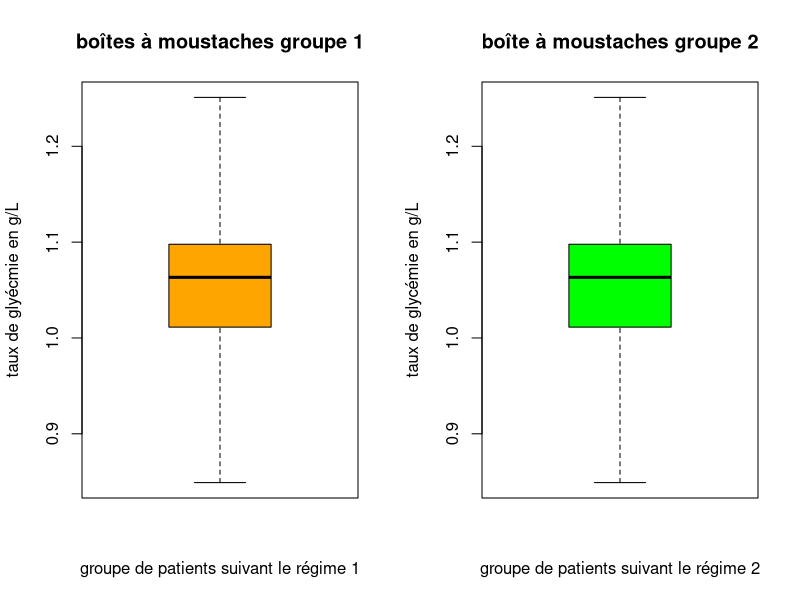
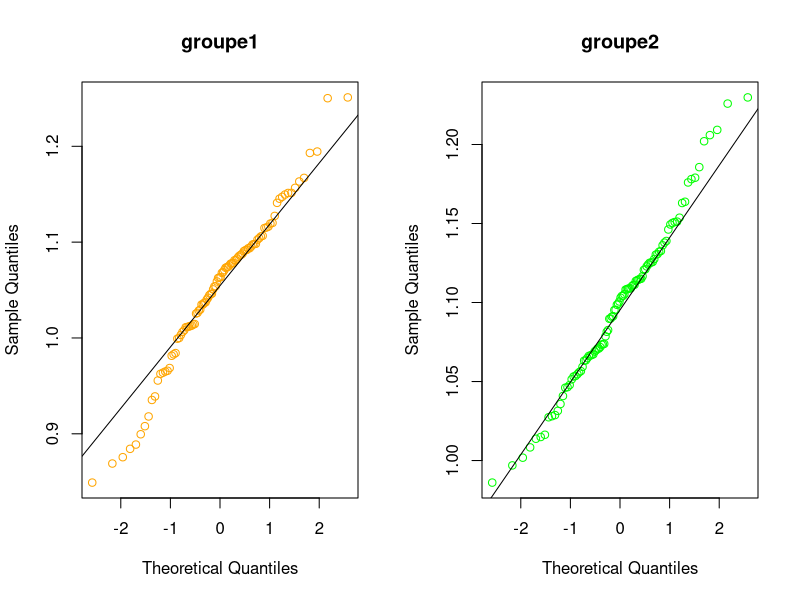
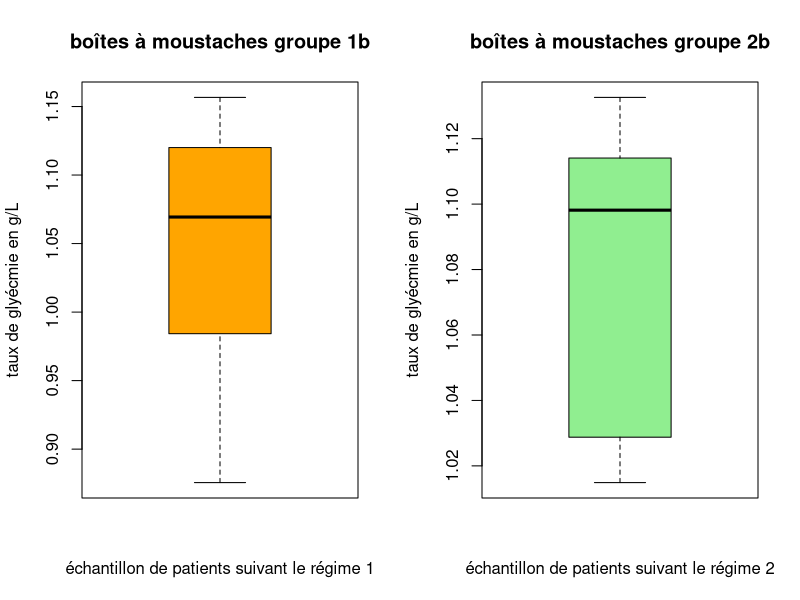
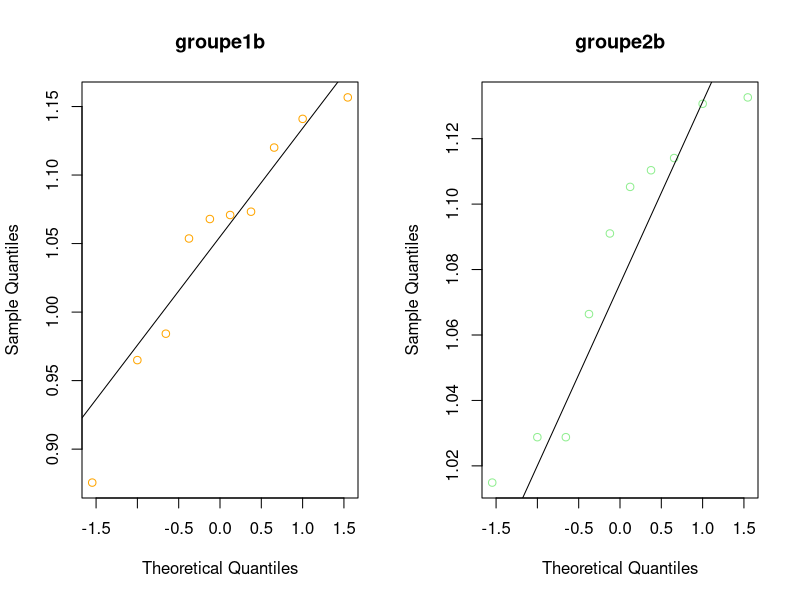

Source code (R) for these figures, in order:
## ---- chunk 1
knitr::opts_chunk$set(echo = TRUE)
## ---- chunk 2
setwd("/Users/tasnim/Desktop/M1 InfoMed/Mini-projets(R)/(1)")
diabete <- read.table("diabete.txt")
summary(diabete)
## ---- chunk 3
library(prettyR)
describe(diabete, num.desc=c("sd"))
## ---- chunk 4
par(mfrow=c(1,2))
boxplot (diabete$groupe1, range = 0,col="orange", ylab="taux de glyécmie en g/L", xlab="groupe de patients suivant le régime 1", main="boîtes à moustaches groupe 1")
boxplot(diabete$groupe1, range=0, col="green",ylab="taux de glycémie en g/L", xlab="groupe de patients suivant le régime 2",main="boîte à moustaches groupe 2")
## ---- chunk 5
diff <- round(mean(diabete$groupe2)- mean(diabete$groupe1),2)
diff
## ---- chunk 6
par(mfrow=c(1,2))
qqnorm(diabete$groupe1,col="orange",main="groupe1");qqline(diabete$groupe1)
qqnorm(diabete$groupe2,col="green",main="groupe2");qqline(diabete$groupe2)
## ---- chunk 7
var.test(diabete$groupe1,diabete$groupe2)
## ---- chunk 8
t.test(diabete$groupe1, diabete$groupe2,var.equal=FALSE)
## ---- chunk 9
set.seed(1)
groupe1b <- sample(diabete$groupe1, 10, replace = TRUE)
groupe2b <- sample (diabete$groupe2, 10, replace=TRUE)

## ---- chunk 10
mean(groupe1b)
mean(groupe2b)
## ---- chunk 11
sd(groupe1b)
sd(groupe2b)
## ---- chunk 12
par(mfrow=c(1,2))
boxplot (groupe1b,range=0,col="orange",ylab="taux de glyécmie en g/L", xlab="échantillon de patients suivant le régime 1", main="boîtes à moustaches groupe 1b")
boxplot(groupe2b, range = 0, col="lightgreen",ylab="taux de glyécmie en g/L", xlab="échantillon de patients suivant le régime 2", main="boîtes à moustaches groupe 2b")
## ---- chunk 13
var.test(groupe1b,groupe2b)
## ---- chunk 14
par(mfrow=c(1,2))
qqnorm(groupe1b,col="orange", main="groupe1b");qqline(groupe1b)
qqnorm(groupe2b,col="lightgreen",main="groupe2b");qqline(groupe2b)
## ---- chunk 15
var.test(groupe1b,groupe2b)
## ---- chunk 16
wilcox.test(groupe1b,groupe2b)
